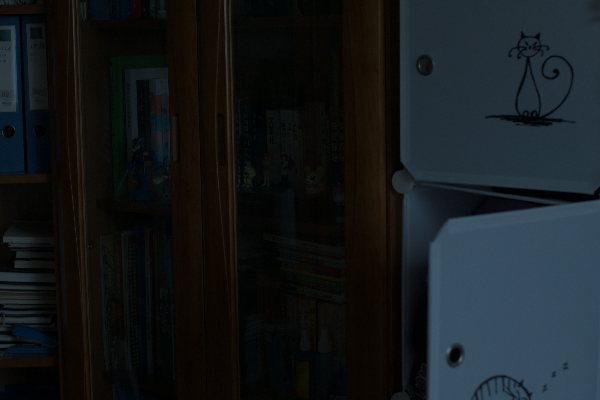
#> input picture sample_images/eval15/low/1.png, 600 x 400 px; its folder holds only this picture in this run
$ python test_enhancement.py   (older library calls are emulated)
#> lines starting #> are read from the running program, lines starting #| are printed output that depends on the picture
### image_processing/enhancement.py
"""
Image Quality Enhancement for Low-Light Surveillance Applications.

This module provides spatial domain enhancement techniques:
- Histogram Equalization (Global HE): Maximizes global contrast across the entire dynamic range.
- CLAHE (Contrast Limited Adaptive Histogram Equalization): Enhances local contrast while preventing noise over-amplification.
- Gamma Correction: Non-linear luminance scaling to brighten low-light shadows.
- Contrast Stretching: Linear min-max normalization stretching intensity to full [0, 255] range.
"""

import cv2
import numpy as np


def _validate_image_input(image: np.ndarray) -> None:
    """
    Validates that the input image is a non-empty, 2D grayscale numpy array of uint8 type.

    Parameters:
        image: Input image array.

    Raises:
        TypeError: If image is not a numpy array or not uint8.
        ValueError: If image is empty or not 2D.
    """
    if not isinstance(image, np.ndarray):
        raise TypeError(
            f"Expected 'image' to be a numpy.ndarray, got {type(image).__name__}."
        )

    if image.size == 0:
        raise ValueError("Input image array is empty.")

    if image.ndim != 2:
        raise ValueError(
            f"Input image must be a single-channel grayscale image (2D array). "
            f"Received shape {image.shape} with {image.ndim} dimensions."
        )

    if image.dtype != np.uint8:
        raise TypeError(
            f"Expected image data type to be uint8, got {image.dtype}. "
            f"Convert image to uint8 before enhancement."
        )


def apply_histogram_equalization(image: np.ndarray) -> np.ndarray:
    """
    Applies Global Histogram Equalization to expand dynamic contrast.

    Computes the cumulative distribution function (CDF) of pixel intensities
    and maps them uniformly across the range [0, 255].

    Parameters:
        image (np.ndarray): Single-channel 2D grayscale image (uint8).

    Returns:
        np.ndarray: Contrast-enhanced grayscale image (uint8).
    """
    _validate_image_input(image)

    # cv2.equalizeHist redistributes pixel values across full 0-255 spectrum
    enhanced_image = cv2.equalizeHist(image)

    return enhanced_image


def apply_clahe(
    image: np.ndarray,
    clip_limit: float = 2.0,
    tile_grid_size: tuple = (8, 8),
) -> np.ndarray:
    """
    Applies Contrast Limited Adaptive Histogram Equalization (CLAHE).

    Computes local histograms across discrete contextual tiles and limits
    contrast amplification below a clip limit to prevent noise amplification
    in dark surveillance backgrounds. Bilinear interpolation blends tile boundaries.

    Parameters:
        image (np.ndarray): Single-channel 2D grayscale image (uint8).
        clip_limit (float): Threshold for contrast limiting (> 0). Default is 2.0.
        tile_grid_size (tuple): Grid dimensions for local tiles (rows, cols). Default is (8, 8).

    Returns:
        np.ndarray: Locally enhanced grayscale image (uint8).
    """
    _validate_image_input(image)

    if not isinstance(clip_limit, (int, float)) or isinstance(clip_limit, bool):
        raise TypeError(
            f"clip_limit must be a numeric value, got {type(clip_limit).__name__}."
        )

    if clip_limit <= 0:
        raise ValueError(
            f"clip_limit must be a positive number (> 0), got {clip_limit}."
        )

    if (
        not isinstance(tile_grid_size, (tuple, list))
        or len(tile_grid_size) != 2
        or not all(
            isinstance(dim, (int, np.integer)) and not isinstance(dim, bool) and dim > 0
            for dim in tile_grid_size
        )
    ):
        raise ValueError(
            f"tile_grid_size must be a tuple of two positive integers, got {tile_grid_size}."
        )

    # Create OpenCV CLAHE instance with specified clipping and grid dimensions
    clahe = cv2.createCLAHE(
        clipLimit=float(clip_limit),
        tileGridSize=(int(tile_grid_size[0]), int(tile_grid_size[1])),
    )
    enhanced_image = clahe.apply(image)

    return enhanced_image


def apply_gamma_correction(image: np.ndarray, gamma: float = 0.6) -> np.ndarray:
    """
    Applies non-linear power-law (Gamma) correction to adjust image luminance.

    For low-light surveillance, gamma < 1.0 brightens underexposed shadow
    regions while avoiding blown-out highlights.
    Relationship: Output = 255 * (Input / 255) ** gamma.

    Parameters:
        image (np.ndarray): Single-channel 2D grayscale image (uint8).
        gamma (float): Gamma exponent (> 0). Values < 1.0 brighten shadows.

    Returns:
        np.ndarray: Luminance-adjusted grayscale image (uint8).
    """
    _validate_image_input(image)

    if not isinstance(gamma, (int, float)) or isinstance(gamma, bool):
        raise TypeError(f"gamma must be a numeric value, got {type(gamma).__name__}.")

    if gamma <= 0:
        raise ValueError(f"gamma must be a positive number (> 0), got {gamma}.")

    # Build a 256-element lookup table (LUT) for efficient pixel mapping
    gamma_val = float(gamma)
    lut = np.array(
        [
            np.clip(np.round(((intensity / 255.0) ** gamma_val) * 255.0), 0, 255)
            for intensity in range(256)
        ],
        dtype=np.uint8,
    )

    # Apply lookup table transformation using OpenCV's fast LUT
    enhanced_image = cv2.LUT(image, lut)

    return enhanced_image


def apply_contrast_stretching(image: np.ndarray) -> np.ndarray:
    """
    Applies linear min-max contrast stretching to utilize full [0, 255] range.

    Maps minimum intensity to 0 and maximum intensity to 255 via linear scaling:
    Output = (Input - min_val) * (255 / (max_val - min_val)).

    Parameters:
        image (np.ndarray): Single-channel 2D grayscale image (uint8).

    Returns:
        np.ndarray: Normalized grayscale image (uint8).
    """
    _validate_image_input(image)

    min_val, max_val = int(image.min()), int(image.max())

    # Avoid division by zero for uniform constant images
    if max_val == min_val:
        return image.copy()

    # OpenCV NORM_MINMAX performs linear stretching to range [0, 255]
    enhanced_image = cv2.normalize(
        image, None, alpha=0, beta=255, norm_type=cv2.NORM_MINMAX, dtype=cv2.CV_8U
    )

    return enhanced_image

### test_enhancement.py
"""
Test script for NIGHTVISION enhancement module (image_processing/enhancement.py).

This script:
1. Loads sample images from the LOL (Low-Light) dataset (sample_images/eval15/low/).
2. Tests all four enhancement methods individually:
   - Global Histogram Equalization
   - CLAHE (Contrast Limited Adaptive Histogram Equalization)
   - Gamma Correction (Power-Law)
   - Linear Contrast Stretching (Min-Max)
3. Verifies that output dimensions and data types are strictly preserved.
4. Validates edge cases and error handling:
   - Invalid gamma values (<= 0, non-numeric, booleans)
   - Invalid CLAHE parameters (clip_limit <= 0, invalid tile_grid_size)
   - Empty image arrays
   - Non-2D images (3-channel arrays) and non-numpy inputs
5. Generates side-by-side comparison images with visual labels and saves all artifacts
   in output/enhancement_tests/.
"""

import os
import cv2
import numpy as np

from image_processing.enhancement import (
    apply_histogram_equalization,
    apply_clahe,
    apply_gamma_correction,
    apply_contrast_stretching,
)

BASE_DIR = os.path.dirname(__file__)
OUTPUT_DIR = os.path.join(BASE_DIR, "output", "enhancement_tests")
SAMPLE_DIR = os.path.join(BASE_DIR, "sample_images", "eval15", "low")


def add_label_header(image: np.ndarray, label: str) -> np.ndarray:
    """
    Adds a clean labeled header bar on top of an image panel for side-by-side display.
    """
    h, w = image.shape
    header_height = 40
    labeled = np.zeros((h + header_height, w), dtype=np.uint8)
    # Header background
    labeled[0:header_height, :] = 25
    # White label text
    cv2.putText(
        labeled,
        label,
        (12, 26),
        cv2.FONT_HERSHEY_SIMPLEX,
        0.65,
        255,
        2,
        cv2.LINE_AA,
    )
    # Border line separating header from image
    labeled[header_height - 1 : header_height, :] = 100
    # Copy image
    labeled[header_height:, :] = image
    return labeled


def test_enhancement_module():
    """
    Main test runner for the enhancement module.
    """
    os.makedirs(OUTPUT_DIR, exist_ok=True)
    print("=" * 70)
    print(" NIGHTVISION: Enhancement Module Verification & Testing")
    print("=" * 70)

    # -------------------------------------------------------------
    # Step 1: Discover & Load Sample Images from the LOL dataset
    # -------------------------------------------------------------
    print("\n[Step 1] Loading sample images from LOL dataset...")
    sample_files = [f for f in os.listdir(SAMPLE_DIR) if f.lower().endswith((".png", ".jpg"))]
    if not sample_files:
        raise FileNotFoundError(f"No sample images found in {SAMPLE_DIR}")

    sample_files.sort()
    # Select primary test sample (e.g., '1.png' and optionally '22.png')
    primary_filename = sample_files[0]
    primary_path = os.path.join(SAMPLE_DIR, primary_filename)
    low_light_img = cv2.imread(primary_path, cv2.IMREAD_GRAYSCALE)

    if low_light_img is None:
        raise ValueError(f"Failed to load image from {primary_path}")

    print(f" -> Selected sample: {primary_filename}")
    print(f" -> Dimensions: {low_light_img.shape} (Height: {low_light_img.shape[0]}, Width: {low_light_img.shape[1]})")
#|  -> Dimensions: (400, 600) (Height: 400, Width: 600)
    print(f" -> Data Type: {low_light_img.dtype}")
#|  -> Data Type: uint8
    print(f" -> Intensity Range: [{low_light_img.min()}, {low_light_img.max()}] (Mean: {low_light_img.mean():.2f})")
#|  -> Intensity Range: [0, 100] (Mean: 24.14)

    # Save original grayscale image
    cv2.imwrite(os.path.join(OUTPUT_DIR, f"01_original_{primary_filename}"), low_light_img)

    # -------------------------------------------------------------
    # Step 2: Test All Four Enhancement Methods Individually
    # -------------------------------------------------------------
    print("\n[Step 2] Testing individual enhancement algorithms...")

    enhancement_methods = {
        "histogram_equalization": {
            "name": "Histogram Equalization (Global HE)",
            "func": lambda img: apply_histogram_equalization(img),
        },
        "clahe": {
            "name": "CLAHE (clip=2.0, grid=8x8)",
            "func": lambda img: apply_clahe(img, clip_limit=2.0, tile_grid_size=(8, 8)),
        },
        "gamma_correction": {
            "name": "Gamma Correction (gamma=0.5)",
            "func": lambda img: apply_gamma_correction(img, gamma=0.5),
        },
        "contrast_stretching": {
            "name": "Contrast Stretching (Min-Max)",
            "func": lambda img: apply_contrast_stretching(img),
        },
    }

    results = {}
    all_tests_passed = True
    check_count = 0

    for key, info in enhancement_methods.items():
        check_count += 1
        enhanced = info["func"](low_light_img)
        results[key] = enhanced

        # Check dimension preservation
        shape_ok = enhanced.shape == low_light_img.shape
        # Check data type preservation
        dtype_ok = enhanced.dtype == low_light_img.dtype

        status = "PASS" if (shape_ok and dtype_ok) else "FAIL"
        if not (shape_ok and dtype_ok):
            all_tests_passed = False

        # Save individual result image
        out_filename = f"02_enhanced_{key}_{primary_filename}"
        cv2.imwrite(os.path.join(OUTPUT_DIR, out_filename), enhanced)

        print(
            f"  [{status}] {info['name']:<35} -> "
            f"Shape: {enhanced.shape}, Dtype: {enhanced.dtype}, "
            f"Range: [{enhanced.min()}, {enhanced.max()}], Mean: {enhanced.mean():.2f}"
        )
#> this loop made 4 passes
#> (printed output is left out)
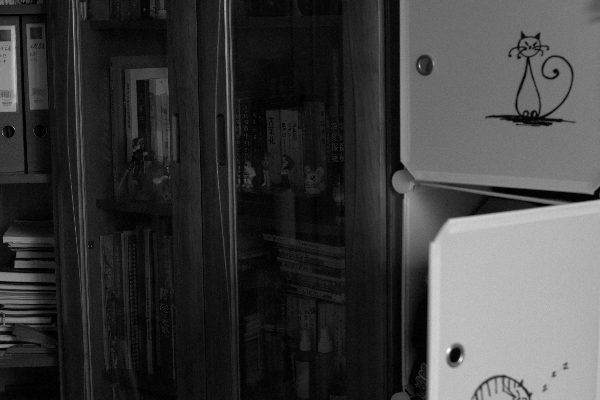
#> enhanced: shape (400, 600); min 0, max 255, mean 61.6
#> after the loop, check_count = 4; results = 4 items

    # -------------------------------------------------------------
    # Step 3: Input Validation and Error Handling Tests
    # -------------------------------------------------------------
    print("\n[Step 3] Verifying input validation and edge cases...")

    empty_2d_img = np.zeros((0, 0), dtype=np.uint8)
    empty_1d_img = np.array([], dtype=np.uint8)
    three_channel_img = np.zeros((100, 100, 3), dtype=np.uint8)
    float_img = np.zeros((100, 100), dtype=np.float32)

    negative_test_cases = [
        # Empty images
        ("Empty 2D array on HE", lambda: apply_histogram_equalization(empty_2d_img), ValueError),
        ("Empty 1D array on CLAHE", lambda: apply_clahe(empty_1d_img), ValueError),
        ("Empty array on Gamma", lambda: apply_gamma_correction(empty_2d_img, 0.5), ValueError),
        ("Empty array on Contrast Stretch", lambda: apply_contrast_stretching(empty_2d_img), ValueError),

        # Invalid gamma values
        ("Gamma <= 0 (gamma = 0)", lambda: apply_gamma_correction(low_light_img, 0), ValueError),
        ("Gamma negative (gamma = -0.5)", lambda: apply_gamma_correction(low_light_img, -0.5), ValueError),
        ("Gamma non-numeric (string)", lambda: apply_gamma_correction(low_light_img, "0.5"), TypeError),
        ("Gamma boolean (gamma = True)", lambda: apply_gamma_correction(low_light_img, True), TypeError),

        # Invalid CLAHE parameters
        ("CLAHE clip_limit = 0", lambda: apply_clahe(low_light_img, clip_limit=0), ValueError),
        ("CLAHE negative clip_limit (-1)", lambda: apply_clahe(low_light_img, clip_limit=-1), ValueError),
        ("CLAHE boolean clip_limit", lambda: apply_clahe(low_light_img, clip_limit=True), TypeError),
        ("CLAHE string clip_limit", lambda: apply_clahe(low_light_img, clip_limit="2.0"), TypeError),
        ("CLAHE invalid grid size tuple (8,)", lambda: apply_clahe(low_light_img, tile_grid_size=(8,)), ValueError),
        ("CLAHE negative grid size (-8, 8)", lambda: apply_clahe(low_light_img, tile_grid_size=(-8, 8)), ValueError),
        ("CLAHE zero grid size (0, 8)", lambda: apply_clahe(low_light_img, tile_grid_size=(0, 8)), ValueError),

        # Non-2D / Wrong types
        ("3-channel image on HE", lambda: apply_histogram_equalization(three_channel_img), ValueError),
        ("Float32 image on CLAHE", lambda: apply_clahe(float_img), TypeError),
        ("Non-numpy input on Stretch", lambda: apply_contrast_stretching([[10, 20], [30, 40]]), TypeError),
    ]
#> three_channel_img: shape (100, 100, 3); every value is 0
#> float_img: shape (100, 100) float32; every value is 0

    for label, test_call, expected_error in negative_test_cases:
        check_count += 1
        try:
            test_call()
            print(f"  [FAIL] {label}: Expected {expected_error.__name__}, but no exception was raised.")
            all_tests_passed = False
        except expected_error as err:
            print(f"  [PASS] {label}: Successfully caught {expected_error.__name__}")
        except Exception as unexpected:
            print(f"  [FAIL] {label}: Caught unexpected exception {type(unexpected).__name__}: {unexpected}")
            all_tests_passed = False
#> this loop made 18 passes
#> label on passes 1 to 8: 'Empty 2D array on HE', 'Empty 1D array on CLAHE', 'Empty array on Gamma', 'Empty array on Contrast Stretch', 'Gamma <= 0 (gamma = 0)', 'Gamma negative (gamma = -0.5)', 'Gamma non-numeric (string)', 'Gamma boolean (gamma = True)'
#> (printed output is left out)
#> after the loop, check_count = 22

    # -------------------------------------------------------------
    # Step 4: Generate Side-by-Side Visual Comparisons
    # -------------------------------------------------------------
    print("\n[Step 4] Generating side-by-side comparison images...")

    labeled_original = add_label_header(low_light_img, "Original (Low-Light)")
#> in add_label_header, `labeled[header_height - 1 : header_height, :] = 100`:
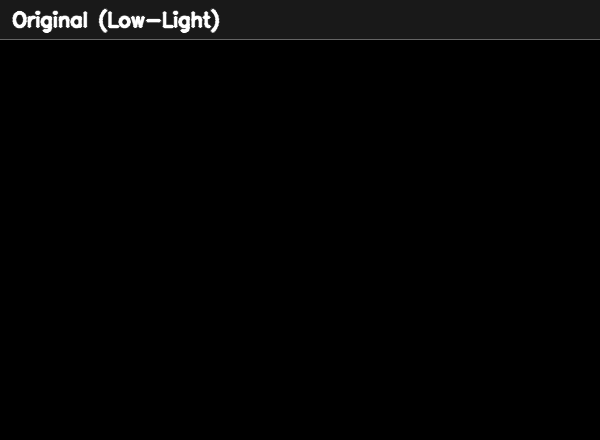
#> labeled: shape (440, 600); min 0, max 255, mean 3.9

    # 1. Individual pairs: Original vs Each Method
    for key, info in enhancement_methods.items():
        labeled_enhanced = add_label_header(results[key], info["name"])
        side_by_side = np.hstack([labeled_original, labeled_enhanced])
        pair_filename = f"comparison_original_vs_{key}.png"
        cv2.imwrite(os.path.join(OUTPUT_DIR, pair_filename), side_by_side)
        print(f"  -> Saved pairwise comparison: {pair_filename}")
#> this loop made 4 passes
#> pass 1, in test_enhancement_module, `labeled_enhanced = add_label_header(results[key], info["name"])`:
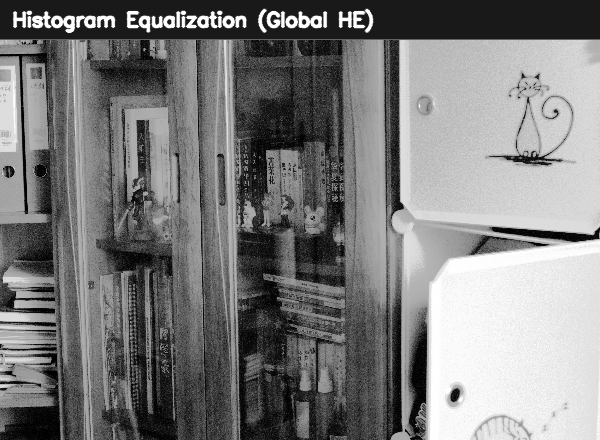
#> labeled_enhanced: shape (440, 600); min 0, max 255, mean 124
#> pass 1, in test_enhancement_module, `side_by_side = np.hstack([labeled_original, labeled_enhanced])`:
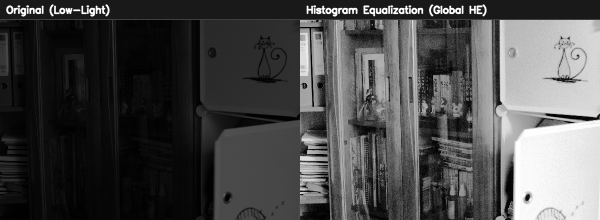
#> side_by_side: shape (440, 1200) (shown at 1/2 size); min 0, max 255, mean 74.9

    # 2. Comprehensive 5-panel montage:
    # Resize slightly for clean multi-column viewing (scale by 0.5 if image is large)
    scale = 0.6
    orig_resized = cv2.resize(low_light_img, (0, 0), fx=scale, fy=scale, interpolation=cv2.INTER_AREA)

    panel_orig = add_label_header(orig_resized, "Original Low-Light")
    panel_he = add_label_header(
        cv2.resize(results["histogram_equalization"], (0, 0), fx=scale, fy=scale, interpolation=cv2.INTER_AREA),
        "Global Hist Eq",
    )
    panel_clahe = add_label_header(
        cv2.resize(results["clahe"], (0, 0), fx=scale, fy=scale, interpolation=cv2.INTER_AREA),
        "CLAHE (k=2.0)",
    )
    panel_gamma = add_label_header(
        cv2.resize(results["gamma_correction"], (0, 0), fx=scale, fy=scale, interpolation=cv2.INTER_AREA),
        "Gamma (0.5)",
    )
    panel_stretch = add_label_header(
        cv2.resize(results["contrast_stretching"], (0, 0), fx=scale, fy=scale, interpolation=cv2.INTER_AREA),
        "Min-Max Stretch",
    )
#> in add_label_header (call 10), `labeled[header_height - 1 : header_height, :] = 100`:
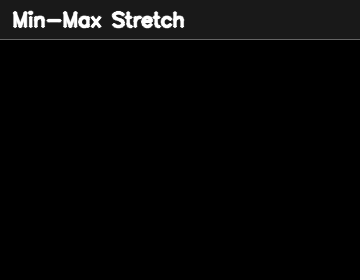
#> labeled: shape (280, 360); min 0, max 255, mean 7
#> in add_label_header (call 10), `labeled[header_height:, :] = image`:
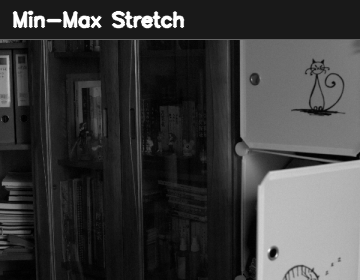
#> labeled: shape (280, 360); min 0, max 255, mean 59.8

    full_montage = np.hstack([panel_orig, panel_he, panel_clahe, panel_gamma, panel_stretch])
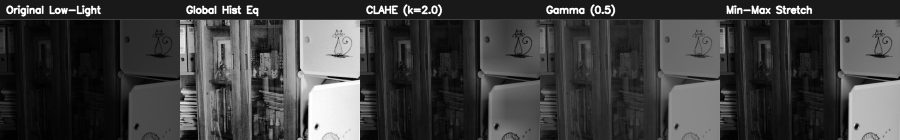
#> full_montage: shape (280, 1800) (shown at 1/2 size); min 0, max 255, mean 63.7
    montage_path = os.path.join(OUTPUT_DIR, "comparison_all_methods_montage.png")
    cv2.imwrite(montage_path, full_montage)
    print(f"  -> Saved full 5-panel montage: comparison_all_methods_montage.png")

    print("\n" + "=" * 70)
    if all_tests_passed:
        print(f" ALL {check_count} ENHANCEMENT TESTS & VALIDATIONS PASSED!")
#|  ALL 22 ENHANCEMENT TESTS & VALIDATIONS PASSED!
        print(f" Artifacts saved to: {os.path.abspath(OUTPUT_DIR)}")
#|  Artifacts saved to: output/enhancement_tests
    else:
        print(" SOME CHECKS FAILED. Review errors above.")
    print("=" * 70)

    return all_tests_passed


if __name__ == "__main__":
    success = test_enhancement_module()
    exit(0 if success else 1)
#> (the program exits here)
